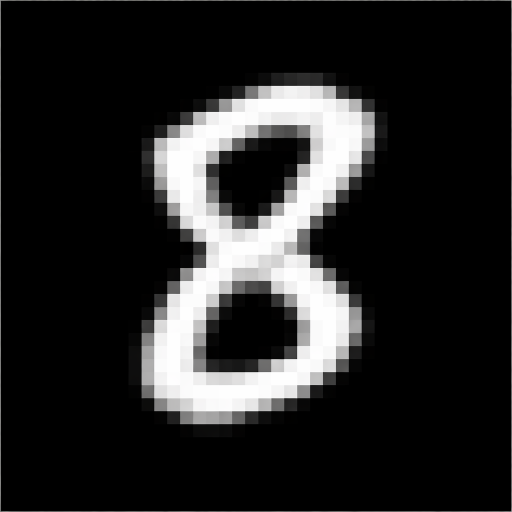
#> input picture Python_Programming/Deep_Learning/CNN/digit.png, 1024 x 1024 px (shown at 1/2 size)
$ python CNN_Conversion.py
#> lines starting #> are read from the running program, lines starting #| are printed output that depends on the picture
from PIL import Image           # openCV

img = Image.open("digit.png")
#> img is the input picture: PIL image 1024x1024 RGB; mean R, G, B 39.3, 39.3, 39.2

print(img.size)                 # number of pixels : resolution
#| (1024, 1024)

img = img.convert("L")          # convert to grayscale
#> img: PIL image 1024x1024 L

img = img.resize((28,28))       # shrink the image change resolution
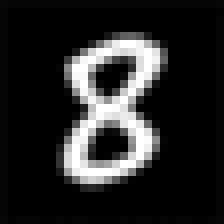
#> img: PIL image 28x28 L (shown 8 times larger); min 0, max 255, mean 39.1

img.save("digit_28x28.png")     # save as

print(img.size)                 # changes file size
#| (28, 28)
